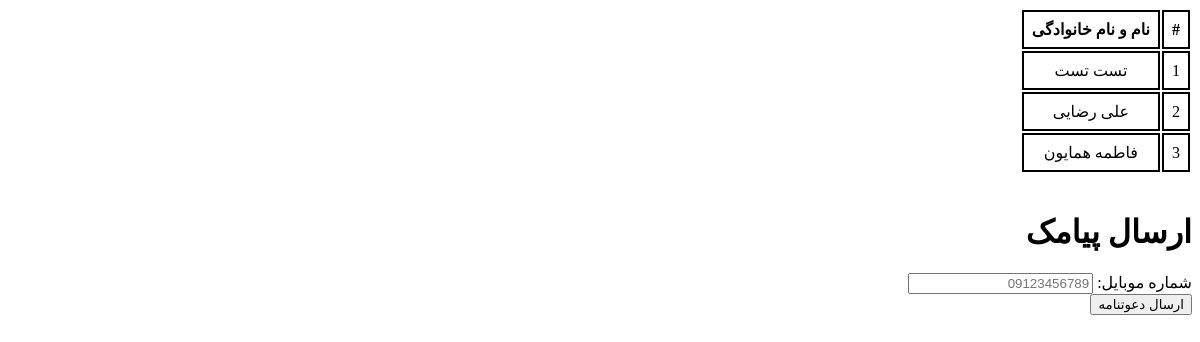
Before: /invites (signed in) with the older database file.
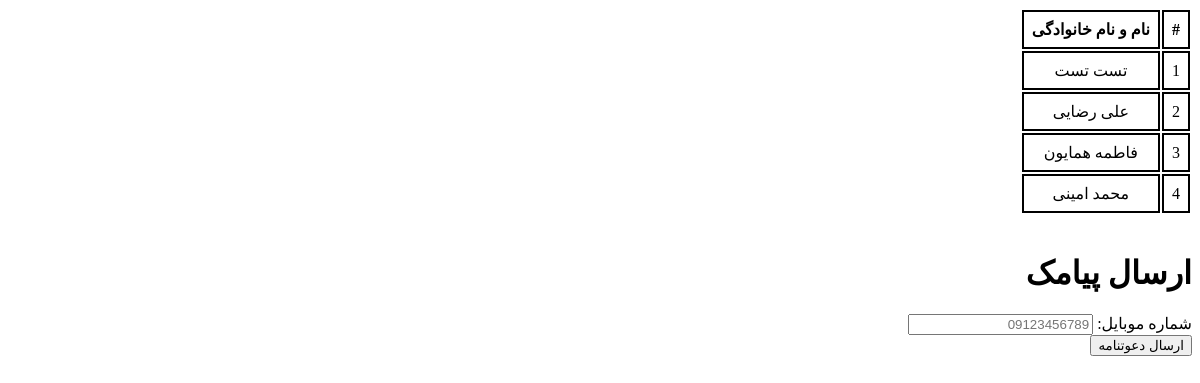
After: the same page with the newer database file.
### models/invite.py (models this page shows)
class Invite(db.Model):
    __tablename__ = "invites"
    id = Column(Integer, primary_key=True)
    inviter_id = Column(Integer, ForeignKey('users.id') ,nullable=False, index=True)
    invitee_id = Column(Integer, nullable=False, index=True)
    invitee = Column(String, nullable=False, index=True)
    my_inverter = db.relationship("User", backref=backref("invites" , lazy="dynamic"))

### blueprints/user.py (the view)
@app.route('/invites',  strict_slashes=False)
@login_required
def invites():
    invitees = current_user.invites.all()
    return render_template("user/invites.html", invitees=invitees)

### app.py (called while the page is built)
@login_manager.user_loader
def load_user(user_id):
    return User.query.filter(User.id==user_id).first()

### templates/user/invites.html (shortened to what this page needs)
{% extends "Base.html" %}
    {% block body %}
    <table>
        <tr>
            <th>#</th>
            <th>نام و نام خانوادگی</th>
        </tr>
        {%for i in invitees%}
        <tr>
            <td>{{loop.index}}</td>
            <td>{{i.invitee}}</td>
        </tr>
        {% endfor %}
    </table>
    <br>
    <h1>ارسال پیامک</h1>
    <label for="phone">شماره موبایل:</label>
    <input type="text" id="phone" placeholder="09123456789">
    <br>
    <button onclick="sendSMS()">ارسال دعوتنامه</button>
{% endblock %}

Changed rows visible on the page:
added Invite: invitee "محمد امینی"
